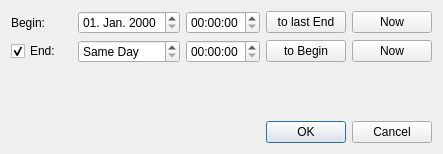
<?xml version="1.0" encoding="UTF-8"?>
<ui version="4.0">
 <class>TimeRangeEditor</class>
 <widget class="QDialog" name="TimeRangeEditor">
  <property name="geometry">
   <rect>
    <x>0</x>
    <y>0</y>
    <width>443</width>
    <height>154</height>
   </rect>
  </property>
  <property name="windowTitle">
   <string>Edit Time Range</string>
  </property>
  <layout class="QGridLayout" name="gridLayout">
   <item row="3" column="3" colspan="2">
    <widget class="QDialogButtonBox" name="buttonBox">
     <property name="standardButtons">
      <set>QDialogButtonBox::StandardButton::Cancel|QDialogButtonBox::StandardButton::Ok</set>
     </property>
    </widget>
   </item>
   <item row="0" column="4">
    <widget class="QPushButton" name="pb_begin_to_now">
     <property name="text">
      <string>Now</string>
     </property>
    </widget>
   </item>
   <item row="0" column="2">
    <widget class="QTimeEdit" name="te_begin"/>
   </item>
   <item row="1" column="0">
    <widget class="QCheckBox" name="cb_has_end">
     <property name="text">
      <string>End:</string>
     </property>
     <property name="checked">
      <bool>true</bool>
     </property>
    </widget>
   </item>
   <item row="1" column="2">
    <widget class="QTimeEdit" name="te_end"/>
   </item>
   <item row="1" column="3">
    <widget class="QPushButton" name="pb_end_to_begin">
     <property name="text">
      <string>to Begin</string>
     </property>
    </widget>
   </item>
   <item row="1" column="4">
    <widget class="QPushButton" name="pb_end_to_now">
     <property name="text">
      <string>Now</string>
     </property>
    </widget>
   </item>
   <item row="2" column="4">
    <spacer name="verticalSpacer">
     <property name="orientation">
      <enum>Qt::Orientation::Vertical</enum>
     </property>
     <property name="sizeHint" stdset="0">
      <size>
       <width>20</width>
       <height>40</height>
      </size>
     </property>
    </spacer>
   </item>
   <item row="0" column="0">
    <widget class="QLabel" name="label">
     <property name="text">
      <string>Begin:</string>
     </property>
    </widget>
   </item>
   <item row="0" column="3">
    <widget class="QPushButton" name="pb_begin_to_last_end">
     <property name="text">
      <string>to last End</string>
     </property>
    </widget>
   </item>
   <item row="0" column="1">
    <widget class="QDateEdit" name="de_begin">
     <property name="displayFormat">
      <string>dd. MMM. yyyy</string>
     </property>
    </widget>
   </item>
   <item row="1" column="1">
    <widget class="QSpinBox" name="sp_end_offset">
     <property name="specialValueText">
      <string>Same Day</string>
     </property>
     <property name="suffix">
      <string> Days</string>
     </property>
     <property name="prefix">
      <string>+</string>
     </property>
    </widget>
   </item>
  </layout>
 </widget>
 <resources/>
 <connections>
  <connection>
   <sender>buttonBox</sender>
   <signal>accepted()</signal>
   <receiver>TimeRangeEditor</receiver>
   <slot>accept()</slot>
   <hints>
    <hint type="sourcelabel">
     <x>175</x>
     <y>284</y>
    </hint>
    <hint type="destinationlabel">
     <x>542</x>
     <y>259</y>
    </hint>
   </hints>
  </connection>
  <connection>
   <sender>buttonBox</sender>
   <signal>rejected()</signal>
   <receiver>TimeRangeEditor</receiver>
   <slot>reject()</slot>
   <hints>
    <hint type="sourcelabel">
     <x>175</x>
     <y>284</y>
    </hint>
    <hint type="destinationlabel">
     <x>628</x>
     <y>220</y>
    </hint>
   </hints>
  </connection>
 </connections>
</ui>
